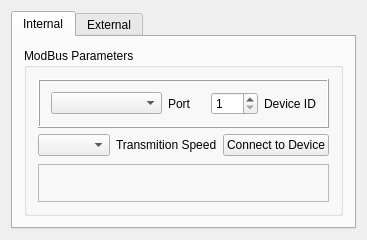
<?xml version="1.0" encoding="UTF-8"?>
<ui version="4.0">
 <class>ConnectionParameters</class>
 <widget class="QWidget" name="ConnectionParameters">
  <property name="geometry">
   <rect>
    <x>0</x>
    <y>0</y>
    <width>355</width>
    <height>224</height>
   </rect>
  </property>
  <property name="windowTitle">
   <string>ConnectionParameters</string>
  </property>
  <layout class="QGridLayout" name="gridLayout_3">
   <item row="0" column="0">
    <widget class="QTabWidget" name="controllTypeTab">
     <property name="currentIndex">
      <number>0</number>
     </property>
     <widget class="QWidget" name="tab">
      <attribute name="title">
       <string>Internal</string>
      </attribute>
      <layout class="QGridLayout" name="gridLayout">
       <item row="1" column="0">
        <widget class="QGroupBox" name="groupBox">
         <property name="title">
          <string>ModBus Parameters</string>
         </property>
         <layout class="QGridLayout" name="gridLayout_6">
          <item row="0" column="0">
           <layout class="QVBoxLayout" name="verticalLayout_2">
            <item>
             <widget class="QFrame" name="frame">
              <property name="frameShape">
               <enum>QFrame::Box</enum>
              </property>
              <property name="frameShadow">
               <enum>QFrame::Raised</enum>
              </property>
              <layout class="QGridLayout" name="gridLayout_2" columnstretch="2,1">
               <item row="0" column="0">
                <layout class="QHBoxLayout" name="horizontalLayout_4" stretch="3,1">
                 <item>
                  <widget class="QComboBox" name="comboBoxCOM"/>
                 </item>
                 <item>
                  <widget class="QLabel" name="label">
                   <property name="text">
                    <string>Port</string>
                   </property>
                   <property name="buddy">
                    <cstring>comboBoxCOM</cstring>
                   </property>
                  </widget>
                 </item>
                </layout>
               </item>
               <item row="0" column="1">
                <layout class="QHBoxLayout" name="horizontalLayout_6">
                 <item>
                  <widget class="QSpinBox" name="spinBoxID">
                   <property name="minimum">
                    <number>1</number>
                   </property>
                   <property name="maximum">
                    <number>127</number>
                   </property>
                  </widget>
                 </item>
                 <item>
                  <widget class="QLabel" name="label_3">
                   <property name="text">
                    <string>Device ID</string>
                   </property>
                   <property name="buddy">
                    <cstring>spinBoxID</cstring>
                   </property>
                  </widget>
                 </item>
                </layout>
               </item>
              </layout>
             </widget>
            </item>
            <item>
             <layout class="QHBoxLayout" name="horizontalLayout_3" stretch="1,0,0,0">
              <item>
               <widget class="QComboBox" name="comboBoxSpeed"/>
              </item>
              <item>
               <widget class="QLabel" name="label_2">
                <property name="text">
                 <string>Transmition Speed</string>
                </property>
                <property name="buddy">
                 <cstring>comboBoxSpeed</cstring>
                </property>
               </widget>
              </item>
              <item>
               <spacer name="horizontalSpacer_3">
                <property name="orientation">
                 <enum>Qt::Horizontal</enum>
                </property>
                <property name="sizeHint" stdset="0">
                 <size>
                  <width>40</width>
                  <height>20</height>
                 </size>
                </property>
               </spacer>
              </item>
              <item>
               <widget class="QPushButton" name="UARTconnectButton">
                <property name="text">
                 <string>Connect to Device</string>
                </property>
               </widget>
              </item>
             </layout>
            </item>
            <item>
             <layout class="QHBoxLayout" name="horizontalLayout_2"/>
            </item>
            <item>
             <spacer name="verticalSpacer_2">
              <property name="orientation">
               <enum>Qt::Vertical</enum>
              </property>
              <property name="sizeHint" stdset="0">
               <size>
                <width>20</width>
                <height>40</height>
               </size>
              </property>
             </spacer>
            </item>
            <item>
             <widget class="QFrame" name="frame_2">
              <property name="frameShape">
               <enum>QFrame::StyledPanel</enum>
              </property>
              <property name="frameShadow">
               <enum>QFrame::Raised</enum>
              </property>
              <layout class="QGridLayout" name="gridLayout_5">
               <item row="0" column="0">
                <widget class="QLabel" name="communicationErrorLabel">
                 <property name="enabled">
                  <bool>false</bool>
                 </property>
                 <property name="text">
                  <string notr="true"/>
                 </property>
                </widget>
               </item>
              </layout>
             </widget>
            </item>
           </layout>
          </item>
         </layout>
         <zorder></zorder>
        </widget>
       </item>
      </layout>
     </widget>
     <widget class="QWidget" name="tab_2">
      <attribute name="title">
       <string>External</string>
      </attribute>
      <layout class="QGridLayout" name="gridLayout_4">
       <item row="0" column="0">
        <layout class="QVBoxLayout" name="verticalLayout">
         <item>
          <widget class="QLabel" name="label_7">
           <property name="text">
            <string>External IP adress :</string>
           </property>
          </widget>
         </item>
         <item>
          <layout class="QHBoxLayout" name="horizontalLayout">
           <item>
            <widget class="IpLineEdit" name="ipEd0"/>
           </item>
           <item>
            <widget class="QLabel" name="label_4">
             <property name="text">
              <string>.</string>
             </property>
             <property name="scaledContents">
              <bool>true</bool>
             </property>
            </widget>
           </item>
           <item>
            <widget class="IpLineEdit" name="ipEd1"/>
           </item>
           <item>
            <widget class="QLabel" name="label_5">
             <property name="text">
              <string>.</string>
             </property>
             <property name="scaledContents">
              <bool>true</bool>
             </property>
            </widget>
           </item>
           <item>
            <widget class="IpLineEdit" name="ipEd2"/>
           </item>
           <item>
            <widget class="QLabel" name="label_6">
             <property name="text">
              <string>.</string>
             </property>
             <property name="scaledContents">
              <bool>true</bool>
             </property>
            </widget>
           </item>
           <item>
            <widget class="IpLineEdit" name="ipEd3"/>
           </item>
          </layout>
         </item>
         <item>
          <widget class="Line" name="line">
           <property name="orientation">
            <enum>Qt::Horizontal</enum>
           </property>
          </widget>
         </item>
         <item>
          <widget class="QLabel" name="externalStatusLabel">
           <property name="text">
            <string>Status</string>
           </property>
          </widget>
         </item>
         <item>
          <widget class="Line" name="line_2">
           <property name="orientation">
            <enum>Qt::Horizontal</enum>
           </property>
          </widget>
         </item>
         <item>
          <spacer name="verticalSpacer">
           <property name="orientation">
            <enum>Qt::Vertical</enum>
           </property>
           <property name="sizeHint" stdset="0">
            <size>
             <width>20</width>
             <height>40</height>
            </size>
           </property>
          </spacer>
         </item>
         <item>
          <layout class="QHBoxLayout" name="horizontalLayout_5">
           <item>
            <spacer name="horizontalSpacer">
             <property name="orientation">
              <enum>Qt::Horizontal</enum>
             </property>
             <property name="sizeHint" stdset="0">
              <size>
               <width>40</width>
               <height>20</height>
              </size>
             </property>
            </spacer>
           </item>
           <item>
            <widget class="QPushButton" name="connectButton">
             <property name="text">
              <string>Connect</string>
             </property>
            </widget>
           </item>
           <item>
            <widget class="QPushButton" name="disconnectButton">
             <property name="text">
              <string>Disconnect</string>
             </property>
            </widget>
           </item>
          </layout>
         </item>
        </layout>
       </item>
      </layout>
     </widget>
    </widget>
   </item>
  </layout>
 </widget>
 <layoutdefault spacing="6" margin="11"/>
 <customwidgets>
  <customwidget>
   <class>IpLineEdit</class>
   <extends>QLineEdit</extends>
   <header location="global">iplineedit.h</header>
  </customwidget>
 </customwidgets>
 <resources/>
 <connections/>
</ui>
